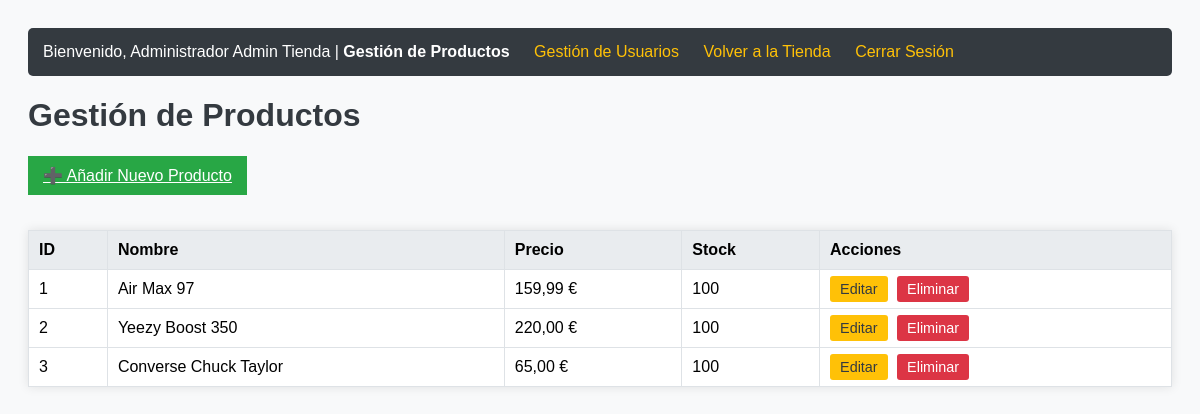
Page /admin/dashboard.php (signed in) on the committed database.
### tables this page shows
CREATE TABLE productos (
    id SERIAL PRIMARY KEY,
    nombre VARCHAR(255) NOT NULL,
     
    precio DECIMAL(10, 2) NOT NULL,
    stock INT NOT NULL,
    descripcion TEXT DEFAULT NULL,
    imagen VARCHAR(255) NOT NULL
);

### src/data/DBProductos.php (called while the page is built, shortened)
<?php
function obtenerTodosLosProductos() {
    $conexion = conectarDB();
    $sql = "SELECT id, nombre, descripcion, precio, stock, imagen FROM productos";
    $resultado = $conexion->query($sql);
    if ($resultado && $resultado->num_rows > 0) {
        $productos = [];
        while ($fila = $resultado->fetch_assoc()) {
            $productos[] = $fila;
        }
        return $productos;
    } else {
        return [];
    }
}

### admin/dashboard.php (the view, shortened to what this page needs)
<?php
require_once __DIR__ . '/../src/data/DBProductos.php';
$productos = obtenerTodosLosProductos();
?>
<!DOCTYPE html>
<html lang="es">
<head>
</head>
<body>
    <div class="header">
        Bienvenido, Administrador <?php echo htmlspecialchars($_SESSION['usuario']['nombre']); ?> |
        <span class="active-link" style="margin-right: 20px;">Gestión de Productos</span>
        <a href="admin_usuarios.php">Gestión de Usuarios</a>
        <a href="../index.php">Volver a la Tienda</a>
        <a href="../logout.php">Cerrar Sesión</a>
    </div>
    <h1>Gestión de Productos</h1>
    <a href="productos_form.php" class="btn-new">➕ Añadir Nuevo Producto</a>
    <table>
        <thead>
            <tr>
                <th>ID</th>
                <th>Nombre</th>
                <th>Precio</th>
                <th>Stock</th>
                <th>Acciones</th>
            </tr>
        </thead>
        <tbody>
            <?php
            if (!empty($productos)) {
                foreach ($productos as $producto) {
            ?>
                    <tr>
                        <td><?php echo $producto['id']; ?></td>
                        <td><?php echo htmlspecialchars($producto['nombre']); ?></td>
                        <td><?php echo number_format($producto['precio'], 2, ',', '.'); ?> €</td>
                        <td><?php echo $producto['stock']; ?></td>
                        <td>
                            <a href="productos_form.php?id=<?php echo $producto['id']; ?>" class="btn btn-edit">Editar</a>
                            <a href="procesar_productos.php?action=delete&id=<?php echo $producto['id']; ?>" class="btn btn-delete" onclick="return confirm('¿Estás seguro de que quieres eliminar este producto?');">Eliminar</a>
                        </td>
                    </tr>
            <?php
                }
            } else {
                echo '<tr><td colspan="5">No hay productos registrados.</td></tr>';
            }
            ?>
        </tbody>
    </table>
</body>
</html>

### admin/dashboard.php (style rules this page uses)
body { font-family: sans-serif; padding: 20px; background-color: #f8f9fa; }
.header { background-color: #343a40; color: white; padding: 15px; margin-bottom: 20px; border-radius: 5px; }
.header a { color: #ffc107; text-decoration: none; margin-right: 20px; }
h1 { color: #343a40; }
table { width: 100%; border-collapse: collapse; margin-top: 20px; background: white; box-shadow: 0 0 10px rgba(0,0,0,0.1); }
th, td { border: 1px solid #dee2e6; padding: 10px; text-align: left; }
th { background-color: #e9ecef; }
.btn { padding: 5px 10px; border-radius: 3px; text-decoration: none; margin-right: 5px; font-size: 0.9em; }
.btn-edit { background-color: #ffc107; color: #343a40; }
.btn-delete { background-color: #dc3545; color: white; }
.btn-new { background-color: #28a745; color: white; margin-bottom: 15px; display: inline-block; padding: 10px 15px; }
.header .active-link { color: white; font-weight: bold; }

### rows in the picture
productos: id "1", nombre "Air Max 97", precio "159,99", stock "100"
productos: id "2", nombre "Yeezy Boost 350", precio "220,00", stock "100"
productos: id "3", nombre "Converse Chuck Taylor", precio "65,00", stock "100"

### other values in the picture
$_SESSION['usuario']['nombre'] "Admin Tienda"
